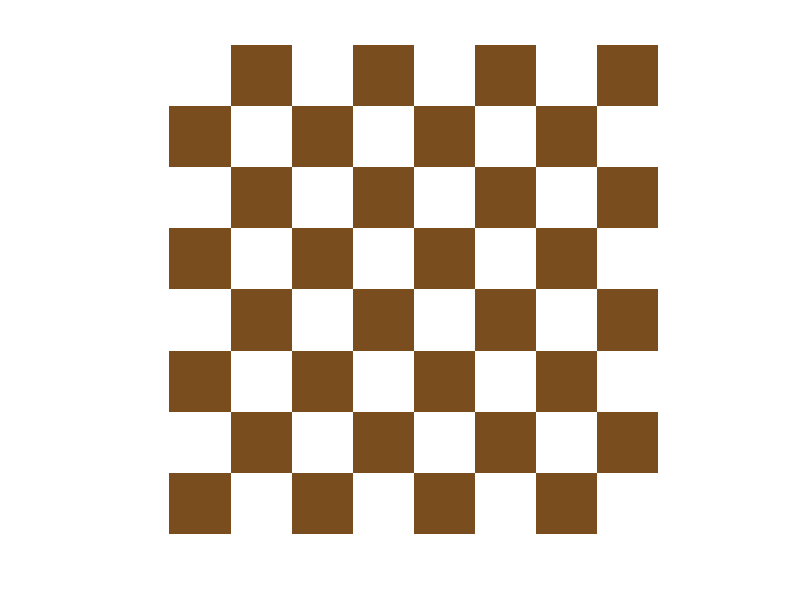

Recreate this plot in MATLAB.
clear all, close all, clc;

% Settings
l = 50;
w = [255,255,255];
b = 0.75*[163,102,41];

% Define squares
sw = uint8(ones(l, l, 3));
sb = uint8(ones(l, l, 3));

% Define colors
for i = 1:3
   sw(:,:,i) = w(i);
   sb(:,:,i) = b(i);
end

% Generate board
I = [sw sb sw sb sw sb sw sb;
     sb sw sb sw sb sw sb sw;
     sw sb sw sb sw sb sw sb;
     sb sw sb sw sb sw sb sw;
     sw sb sw sb sw sb sw sb;
     sb sw sb sw sb sw sb sw;
     sw sb sw sb sw sb sw sb;
     sb sw sb sw sb sw sb sw;];


% Result
imshow(I);
imwrite(I, 'chessboard.png');
